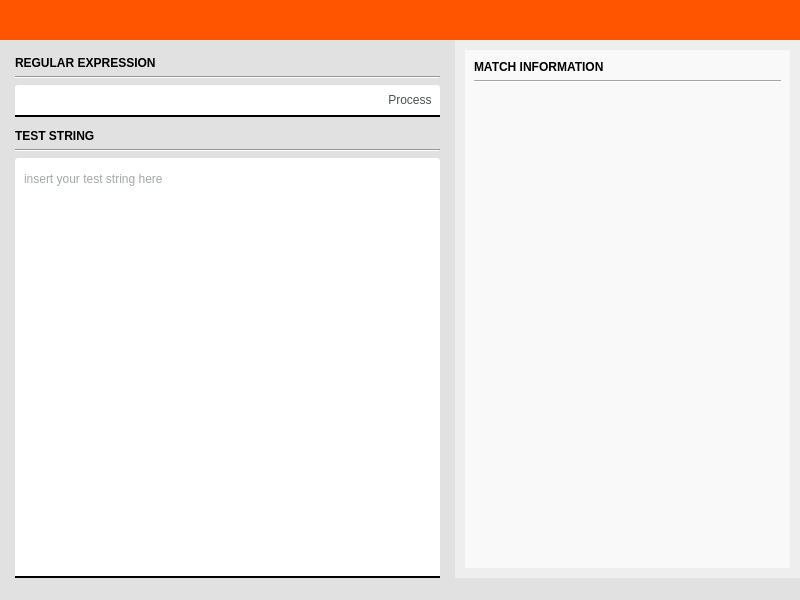
<?xml version="1.0" encoding="UTF-8"?>
<ui version="4.0">
 <class>MainWindow</class>
 <widget class="QMainWindow" name="MainWindow">
  <property name="geometry">
   <rect>
    <x>0</x>
    <y>0</y>
    <width>800</width>
    <height>600</height>
   </rect>
  </property>
  <property name="windowTitle">
   <string>PyRex</string>
  </property>
  <property name="windowIcon">
   <iconset resource="src.qrc">
    <normaloff>:/icons/icons/windowIcon.png</normaloff>:/icons/icons/windowIcon.png</iconset>
  </property>
  <property name="styleSheet">
   <string notr="true">background-color: rgb(225, 225, 225);</string>
  </property>
  <widget class="QWidget" name="centralwidget">
   <layout class="QVBoxLayout" name="verticalLayout">
    <property name="spacing">
     <number>0</number>
    </property>
    <property name="leftMargin">
     <number>0</number>
    </property>
    <property name="topMargin">
     <number>0</number>
    </property>
    <property name="rightMargin">
     <number>0</number>
    </property>
    <property name="bottomMargin">
     <number>0</number>
    </property>
    <item alignment="Qt::AlignTop">
     <widget class="QFrame" name="horizontalFrame">
      <property name="styleSheet">
       <string notr="true">background-color:rgb(255, 85, 0);
min-height:40;
max-height:40;</string>
      </property>
      <layout class="QHBoxLayout" name="horizontalLayout">
       <property name="topMargin">
        <number>6</number>
       </property>
       <item alignment="Qt::AlignHCenter">
        <widget class="QLabel" name="Logo">
         <property name="styleSheet">
          <string notr="true">min-width:30px;
max-width:30px;
min-height:30px;
max-height:30px;</string>
         </property>
         <property name="text">
          <string/>
         </property>
         <property name="pixmap">
          <pixmap resource="src.qrc">:/icons/icons/logo.png</pixmap>
         </property>
         <property name="scaledContents">
          <bool>true</bool>
         </property>
        </widget>
       </item>
       <item>
        <spacer name="horizontalSpacer">
         <property name="orientation">
          <enum>Qt::Horizontal</enum>
         </property>
         <property name="sizeHint" stdset="0">
          <size>
           <width>40</width>
           <height>20</height>
          </size>
         </property>
        </spacer>
       </item>
       <item>
        <widget class="QPushButton" name="CodeGeneratorPushButton">
         <property name="minimumSize">
          <size>
           <width>27</width>
           <height>27</height>
          </size>
         </property>
         <property name="maximumSize">
          <size>
           <width>27</width>
           <height>27</height>
          </size>
         </property>
         <property name="styleSheet">
          <string notr="true">QPushButton#CodeGeneratorPushButton {
	min-width: 25px;
	max-width: 25px;
	min-height: 25px;
	max-height: 25px;
	background-color: rgba(255, 255, 255, 0%);
	
	border:1px;
	border-color: rgb(255, 85, 0);
	border-style: solid;
	border-top-left-radius: 5px;
    border-top-right-radius: 5px;
    border-bottom-right-radius: 5px;
    border-bottom-left-radius:5px;
}

QPushButton#CodeGeneratorPushButton:hover {
    background:  rgb(255, 119, 51);
}

QPushButton#CodeGeneratorPushButton:pressed {
    background: rgba(255, 255, 255, 0%);
}</string>
         </property>
         <property name="text">
          <string/>
         </property>
         <property name="icon">
          <iconset resource="src.qrc">
           <normaloff>:/icons/icons/code.svg</normaloff>:/icons/icons/code.svg</iconset>
         </property>
         <property name="iconSize">
          <size>
           <width>25</width>
           <height>25</height>
          </size>
         </property>
        </widget>
       </item>
       <item>
        <widget class="QPushButton" name="RegexSheetPushButton">
         <property name="minimumSize">
          <size>
           <width>27</width>
           <height>27</height>
          </size>
         </property>
         <property name="maximumSize">
          <size>
           <width>27</width>
           <height>27</height>
          </size>
         </property>
         <property name="styleSheet">
          <string notr="true">QPushButton#RegexSheetPushButton {
	min-width: 25px;
	max-width: 25px;
	min-height: 25px;
	max-height: 25px;
	background-color: rgba(255, 255, 255, 0%);
	
	border:1px;
	border-color: rgb(255, 85, 0);
	border-style: solid;
	border-top-left-radius: 5px;
    border-top-right-radius: 5px;
    border-bottom-right-radius: 5px;
    border-bottom-left-radius:5px;
}

QPushButton#RegexSheetPushButton:hover {
    background:  rgb(255, 119, 51);
}

QPushButton#RegexSheetPushButton:pressed {
    background: rgba(255, 255, 255, 0%);
}</string>
         </property>
         <property name="text">
          <string/>
         </property>
         <property name="icon">
          <iconset resource="src.qrc">
           <normaloff>:/icons/icons/sheet.svg</normaloff>:/icons/icons/sheet.svg</iconset>
         </property>
         <property name="iconSize">
          <size>
           <width>25</width>
           <height>25</height>
          </size>
         </property>
        </widget>
       </item>
       <item>
        <widget class="QPushButton" name="AboutPushButton">
         <property name="minimumSize">
          <size>
           <width>27</width>
           <height>27</height>
          </size>
         </property>
         <property name="maximumSize">
          <size>
           <width>27</width>
           <height>27</height>
          </size>
         </property>
         <property name="styleSheet">
          <string notr="true">QPushButton#AboutPushButton {
	min-width: 25px;
	max-width: 25px;
	min-height: 25px;
	max-height: 25px;
	background-color: rgba(255, 255, 255, 0%);
	
	border:1px;
	border-color: rgb(255, 85, 0);
	border-style: solid;
	border-top-left-radius: 5px;
    border-top-right-radius: 5px;
    border-bottom-right-radius: 5px;
    border-bottom-left-radius:5px;
}

QPushButton#AboutPushButton:hover {
    background:  rgb(255, 119, 51);
}

QPushButton#AboutPushButton:pressed {
    background: rgba(255, 255, 255, 0%);
}</string>
         </property>
         <property name="text">
          <string/>
         </property>
         <property name="icon">
          <iconset resource="src.qrc">
           <normaloff>:/icons/icons/info.svg</normaloff>:/icons/icons/info.svg</iconset>
         </property>
         <property name="iconSize">
          <size>
           <width>25</width>
           <height>25</height>
          </size>
         </property>
        </widget>
       </item>
      </layout>
     </widget>
    </item>
    <item>
     <layout class="QHBoxLayout" name="horizontalLayout_2">
      <item>
       <layout class="QVBoxLayout" name="verticalLayout_4">
        <property name="spacing">
         <number>6</number>
        </property>
        <property name="leftMargin">
         <number>15</number>
        </property>
        <property name="topMargin">
         <number>15</number>
        </property>
        <property name="rightMargin">
         <number>15</number>
        </property>
        <property name="bottomMargin">
         <number>0</number>
        </property>
        <item alignment="Qt::AlignTop">
         <widget class="QLabel" name="label">
          <property name="font">
           <font>
            <family>Arial</family>
            <pointsize>9</pointsize>
            <weight>75</weight>
            <bold>true</bold>
           </font>
          </property>
          <property name="styleSheet">
           <string notr="true">min-height:15;
max-height:15;
background-color: rgba(0, 0, 0, 0%);</string>
          </property>
          <property name="text">
           <string>REGULAR EXPRESSION</string>
          </property>
         </widget>
        </item>
        <item alignment="Qt::AlignTop">
         <widget class="Line" name="line">
          <property name="orientation">
           <enum>Qt::Horizontal</enum>
          </property>
         </widget>
        </item>
        <item>
         <layout class="QHBoxLayout" name="horizontalLayout_3">
          <property name="spacing">
           <number>0</number>
          </property>
          <property name="leftMargin">
           <number>0</number>
          </property>
          <property name="topMargin">
           <number>0</number>
          </property>
          <item>
           <widget class="QLineEdit" name="RegexLineEdit">
            <property name="font">
             <font>
              <pointsize>9</pointsize>
             </font>
            </property>
            <property name="styleSheet">
             <string notr="true">QLineEdit {
	min-width:360px;
	min-height:30;
	margin-bottom:5px;
	
	padding-left: 5px;

	color: #495057;

	background:  rgba(255,255,255,100%);
	border-bottom: 2px;
	border-style: solid;
	border-bottom-color: rgba(0,0,0,.3);
	border-top-left-radius: 3px;
    border-top-right-radius: 0px;
    border-bottom-right-radius: 0px;
    border-bottom-left-radius: 0px;
}

QLineEdit::focus	{
	border-bottom-color:rgb(255, 85, 0);
}

QLineEdit::disabled	{
	background:  rgba(0,0,0,.04);
	border-bottom-color: rgba(0,0,0,.15);
}</string>
            </property>
           </widget>
          </item>
          <item alignment="Qt::AlignHCenter|Qt::AlignVCenter">
           <widget class="QPushButton" name="ProcessPushButton">
            <property name="styleSheet">
             <string notr="true">QPushButton#ProcessPushButton {
	min-width:60px;
	max-width:60px;
	min-height:30;
	margin-bottom:5px;

	color: #495057;

	background:  rgba(255,255,255,100%);
	border-bottom: 2px;
	border-style: solid;
	border-bottom-color: rgba(0,0,0,.3);
	border-top-left-radius: 0px;
    border-top-right-radius: 3px;
    border-bottom-right-radius: 0px;
    border-bottom-left-radius: 0px;
}

QPushButton#ProcessPushButton:hover {
    background:  rgba(255,255,255,50%);
	border-bottom-color:rgb(255, 85, 0);
}

QPushButton#ProcessPushButton:pressed {
    background:  rgba(255,255,255,100%);
	border-bottom-color:rgb(255, 85, 0);
}

QPushButton#ProcessPushButton:disabled {
	background:  rgba(0,0,0,.04);
	border-bottom-color: rgba(0,0,0,.15); 
}</string>
            </property>
            <property name="text">
             <string>Process</string>
            </property>
            <property name="shortcut">
             <string>Return</string>
            </property>
           </widget>
          </item>
         </layout>
        </item>
        <item>
         <widget class="QLabel" name="label_2">
          <property name="font">
           <font>
            <family>Arial</family>
            <pointsize>9</pointsize>
            <weight>75</weight>
            <bold>true</bold>
           </font>
          </property>
          <property name="styleSheet">
           <string notr="true">min-height:15;
max-height:15;
background-color: rgba(0, 0, 0, 0%);</string>
          </property>
          <property name="text">
           <string>TEST STRING</string>
          </property>
         </widget>
        </item>
        <item>
         <widget class="Line" name="line_2">
          <property name="orientation">
           <enum>Qt::Horizontal</enum>
          </property>
         </widget>
        </item>
        <item>
         <widget class="QPlainTextEdit" name="TestStringTextEdit">
          <property name="font">
           <font>
            <pointsize>9</pointsize>
           </font>
          </property>
          <property name="styleSheet">
           <string notr="true">QPlainTextEdit {
	min-width:360px;
	min-height:30;
	
	padding-left: 5px;
	padding-top: 10px;

	color: #495057;

	background:  rgba(255,255,255,100%);
	border-bottom: 2px;
	border-style: solid;
	border-bottom-color: rgba(0,0,0,.3);
	border-top-left-radius: 3px;
    border-top-right-radius: 3px;
    border-bottom-right-radius: 0px;
    border-bottom-left-radius: 0px;
}

QPlainTextEdit::focus	{
	border-bottom-color:rgb(255, 85, 0);
}

QPlainTextEdit::disabled	{
	background:  rgba(0,0,0,.04);
	border-bottom-color: rgba(0,0,0,.15);
}</string>
          </property>
          <property name="placeholderText">
           <string>insert your test string here</string>
          </property>
         </widget>
        </item>
       </layout>
      </item>
      <item>
       <widget class="QFrame" name="verticalFrame">
        <property name="styleSheet">
         <string notr="true">background-color: rgb(238, 238, 238);
min-width: 300;
max-width: 500;</string>
        </property>
        <layout class="QVBoxLayout" name="verticalLayout_2">
         <property name="leftMargin">
          <number>10</number>
         </property>
         <property name="topMargin">
          <number>10</number>
         </property>
         <property name="rightMargin">
          <number>10</number>
         </property>
         <property name="bottomMargin">
          <number>10</number>
         </property>
         <item>
          <widget class="QWidget" name="widget" native="true">
           <property name="styleSheet">
            <string notr="true">background-color:rgb(249, 249, 249)</string>
           </property>
           <layout class="QVBoxLayout" name="verticalLayout_3">
            <item>
             <widget class="QLabel" name="label_3">
              <property name="font">
               <font>
                <family>Arial</family>
                <pointsize>9</pointsize>
                <weight>75</weight>
                <bold>true</bold>
               </font>
              </property>
              <property name="styleSheet">
               <string notr="true">min-height:15;
max-height:15;
background-color: rgba(0, 0, 0, 0%);</string>
              </property>
              <property name="text">
               <string>MATCH INFORMATION</string>
              </property>
             </widget>
            </item>
            <item>
             <widget class="Line" name="line_3">
              <property name="orientation">
               <enum>Qt::Horizontal</enum>
              </property>
             </widget>
            </item>
            <item>
             <widget class="QScrollArea" name="RresultScrollArea">
              <property name="styleSheet">
               <string notr="true">border:No;</string>
              </property>
              <property name="verticalScrollBarPolicy">
               <enum>Qt::ScrollBarAlwaysOff</enum>
              </property>
              <property name="horizontalScrollBarPolicy">
               <enum>Qt::ScrollBarAlwaysOff</enum>
              </property>
              <property name="widgetResizable">
               <bool>true</bool>
              </property>
              <property name="alignment">
               <set>Qt::AlignLeading|Qt::AlignLeft|Qt::AlignTop</set>
              </property>
              <widget class="QWidget" name="scrollAreaWidgetContents">
               <property name="geometry">
                <rect>
                 <x>0</x>
                 <y>0</y>
                 <width>300</width>
                 <height>449</height>
                </rect>
               </property>
               <layout class="QVBoxLayout" name="verticalLayout_5">
                <property name="spacing">
                 <number>0</number>
                </property>
                <property name="leftMargin">
                 <number>0</number>
                </property>
                <property name="topMargin">
                 <number>0</number>
                </property>
                <property name="rightMargin">
                 <number>0</number>
                </property>
                <property name="bottomMargin">
                 <number>0</number>
                </property>
               </layout>
              </widget>
             </widget>
            </item>
           </layout>
          </widget>
         </item>
        </layout>
       </widget>
      </item>
     </layout>
    </item>
   </layout>
  </widget>
  <widget class="QMenuBar" name="menubar">
   <property name="geometry">
    <rect>
     <x>0</x>
     <y>0</y>
     <width>800</width>
     <height>21</height>
    </rect>
   </property>
  </widget>
  <widget class="QStatusBar" name="statusbar"/>
 </widget>
 <resources>
  <include location="src.qrc"/>
 </resources>
 <connections/>
</ui>
